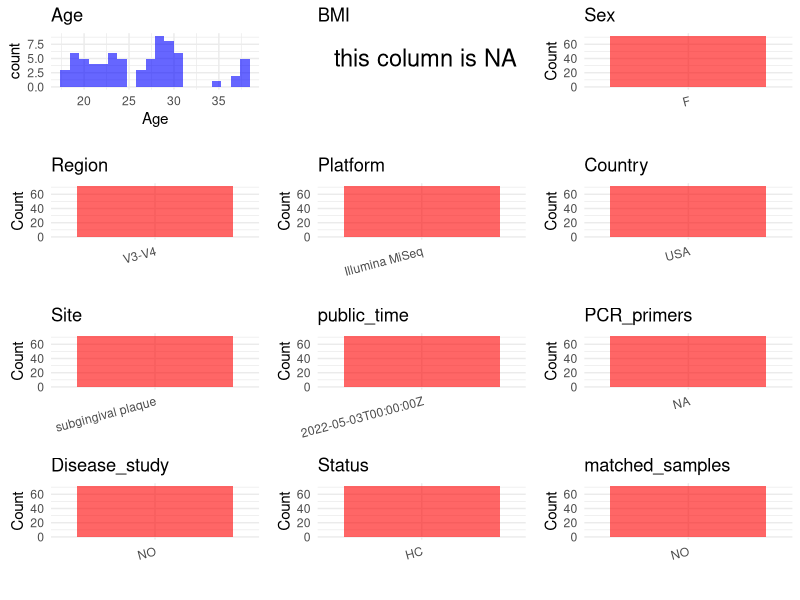

Generate this figure with R: (Note: this script raises an error after producing the figure.)
## ---- chunk 1
# Load necessary libraries
library(dplyr)
library(ggplot2)
library(cowplot)

# Set working directory (update this path to your local directory)
setwd("E:/bioproject_YSD/PRJNA811442")

# Read the initial metadata files
initial_meta <- read.csv("SraRunTable.csv", header = T) 

# Display the first few rows of the metadata
head(initial_meta)
## ---- chunk 2
# Create a uniform metadata dataframe
metadata <- data.frame(
  BioProject = initial_meta$BioProject,
  Run = initial_meta$Run,
  sample_name = initial_meta$Sample.Name,
  Age = initial_meta$AGE,
  BMI = NA,
  Sex = initial_meta$sex,
  Region = "V3-V4",
  Platform = initial_meta$Instrument,
  Country = "USA",
  Site = initial_meta$tissue,
  public_time = initial_meta$ReleaseDate,
  stringsAsFactors = FALSE
)

# Use abbreviations to indicate gender
metadata <- metadata %>%
  mutate(Sex = recode(Sex, "female" = "F"))

# Assign Site based on tissue column
metadata <- metadata %>%
  mutate(Site = recode(Site, "subgingival_biofilm" = "subgingival plaque"))
## ---- chunk 3
# Add information obtained from the publication
metadata$PCR_primers <- "NA"
metadata$title <- "Subgingival microbiome in pregnancy and a potential relationship to early term birth"
metadata$Disease_study <- "NO"
# Assign disease status based on sample_name patterns
metadata$Status <- "HC"

# Check initial data distribution
cat("Initial sample distribution:\n")
table(metadata$sample_name)
table(metadata$Site)

# Calculate sampling frequency per subject
sample_counts <- table(metadata$sample_name)
cat("\nNumber of samples per subject:\n")
print(sample_counts)

# Create matched_samples column
metadata$matched_samples <- ifelse(metadata$sample_name %in% names(sample_counts[sample_counts >= 2]), "YES", "NO")

cat("\nMatched samples distribution:\n")
table(metadata$matched_samples)

# Identify samples for removal: single samples excluding subgingival plaque
single_samples <- names(sample_counts[sample_counts == 1])
samples_to_remove <- metadata$sample_name %in% single_samples & 
                     !(metadata$Site %in% c("subgingival plaque"))

cat("\nNumber of samples to be removed:", sum(samples_to_remove), "\n")

# Remove identified samples
metadata_clean <- metadata[!samples_to_remove, ]

cat("\nFinal sample distribution after cleaning:\n")
table(metadata_clean$sample_name)
table(metadata_clean$Site)
table(metadata_clean$matched_samples)

# Use cleaned dataset for subsequent analysis
metadata <- metadata_clean
## ---- chunk 4
# Check the number of unique runs and sample names
print(paste("Number of unique runs:", length(unique(metadata$Run))))
print(paste("Number of unique sample names:", length(unique(metadata$sample_name))))
## ---- chunk 5
# Select columns for visualization
plot_data <- metadata %>%
  select(-BioProject, -Run, -sample_name, -title)

# Function to create simple plots for each column
create_simple_plots <- function(data) {
  plots <- list()
  
  for (col in colnames(data)) {
    # Check if the column is all NA
    if (all(is.na(data[[col]]))) {
      # Create an empty plot with text indicating all NA
      p <- ggplot() +
        annotate("text", x = 0.5, y = 0.5, label = "this column is NA", size = 6) +
        labs(title = col) +
        theme_void()
    } else if (is.numeric(data[[col]])) {
      # Numeric variable: histogram
      p <- ggplot(data, aes(x = .data[[col]])) +
        geom_histogram(fill = "blue", alpha = 0.6, bins = 20, na.rm = TRUE) +
        labs(title = col) +
        theme_minimal()
    } else {
      # Categorical variable: bar plot (remove NA values)
      count_data <- as.data.frame(table(data[[col]], useNA = "ifany"))
      p <- ggplot(count_data, aes(x = reorder(Var1, -Freq), y = Freq)) +
        geom_col(fill = "red", alpha = 0.6) +
        labs(title = col, x = NULL, y = "Count") +
        theme_minimal() +
        theme(axis.text.x = element_text(angle = 15, hjust = 1))
    }
    plots[[col]] <- p
  }
  
  return(plots)
}

# Generate and arrange plots
plots <- create_simple_plots(plot_data)
p<-plot_grid(plots$Age, 
          plots$BMI, 
          plots$Sex, 
          plots$Region, 
          plots$Platform, 
          plots$Country, 
          plots$Site,
          plots$public_time, 
          plots$PCR_primers,
          plots$Disease_study,
          plots$Status,
          plots$matched_samples,# add 
          ncol = 3, align = "hv", axis = "lb")
ggsave("Metadata_Summary.png", plot = p, width = 8, height = 6, dpi = 150)
## ---- chunk 6
knitr::include_graphics("Metadata_Summary.png")
## ---- chunk 7
# Reorder columns to match the desired format
metadata <- metadata[, c(
  "BioProject", "Run", "sample_name", "Age", "BMI", "Sex", 
  "Region", "Platform", "Country", "Site", "public_time", 
  "PCR_primers", "title", "Disease_study", "Status", "matched_samples"
)]

# Export the uniform metadata to a CSV file
write.csv(metadata, file = "metadata.csv", quote = FALSE)
head(metadata)
